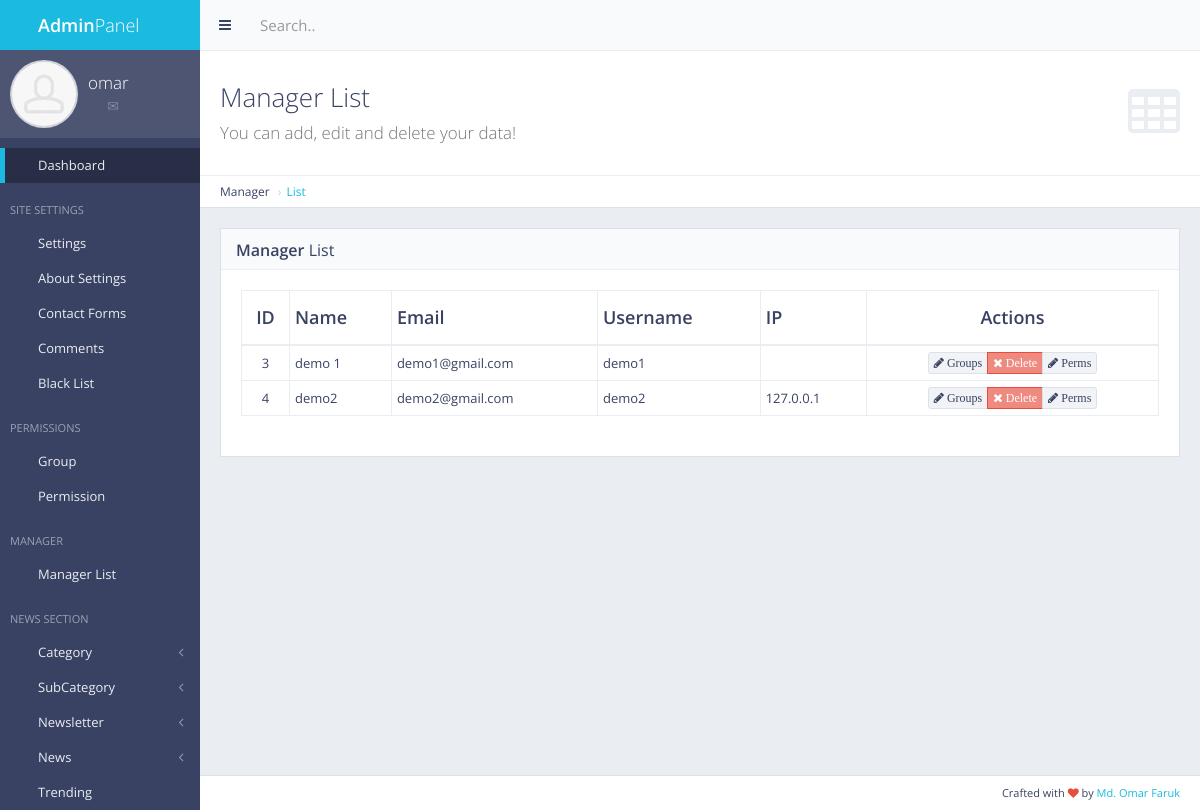
Page /panel/manager/list/ (signed in) on the committed database.
### manager/models.py (models this page shows, shortened)
class Manager(models.Model):
    name = models.CharField(max_length=50)
    utxt = models.TextField()  ## utxt for username
    email = models.TextField(default="")
    ip = models.TextField(default="") # Get User IP Address
    country = models.TextField(default="") # Get User Location

### manager/views.py (the view)
# urls.py: url(r'^panel/manager/list/$', views.manager_list, name='manager_list'),   ## Manager List in Admin Panel
def manager_list(request):
    if not request.user.is_authenticated:
        return redirect('mylogin')   # when user is not logged in, it will take you the login page(mylogin)
    perm = 0
    for i in request.user.groups.all() :
        if i.name == "masteruser" : perm = 1
    if perm == 0 :
        error = "Access Denied"
        return render(request, 'back/error.html', {'error':error})
    manager = Manager.objects.all().exclude(utxt="omar") ## utx means username.which utxt is excluded,it won't show on manager list in panel,
    return render(request, 'back/manager_list.html', {'manager':manager})

### main/templatetags/extra_auth.py (called while the page is built)
@register.filter(name='has_group')
def has_group(user, group_name):
    return user.groups.filter(name=group_name).exists()

### main/templates/back/manager_list.html (shortened to what this page needs)
{% extends 'back/master.html' %}
{% load static %}
{% block mainblock %}
<div class="content-header">
    <div class="header-section">
        <h1>
            <i class="fa fa-table"></i>Manager List<br><small>You can add, edit and delete your data!</small>
        </h1>
    </div>
</div>
<ul class="breadcrumb breadcrumb-top">
    <li>Manager</li>
    <li><a href="/panel/manager/list">List</a></li>
</ul>
<div class="block full">
    <div class="block-title">
        <h2><strong>Manager</strong> List</h2>
    </div>
    <div class="table-responsive">
        <table id="example-datatable" class="table table-vcenter table-condensed table-bordered">
            <thead>
                <tr>
                    <th class="text-center">ID</th>
                    <th>Name</th>
                    <th>Email</th>
                    <th>Username</th>
                    <th>IP</th>
                    <th class="text-center">Actions</th>
                </tr>
            </thead>
            <tbody>
                {% for cc in manager %}
                <tr>
                    <td class="text-center">{{ cc.pk }}</td>
                    <td>{{ cc.name }}</td>
                    <td>{{ cc.email }}</td>
                    <td>{{ cc.utxt }}
                    <td>{{ cc.ip }}
                    <td class="text-center">
                        <div class="btn-group">
                            <a href="{% url 'users_groups' pk=cc.pk %}" data-toggle="tooltip" title="Groups" class="btn btn-xs btn-default"><i class="fa fa-pencil"> Groups</i></a>
                            <a href="{% url 'manager_del' pk=cc.pk %}" data-toggle="tooltip" title="Delete" class="btn btn-xs btn-danger"><i class="fa fa-times"> Delete</i></a>
                            <a href="{% url 'users_perms' pk=cc.pk %}" data-toggle="tooltip" title="Groups" class="btn btn-xs btn-default"><i class="fa fa-pencil"> Perms</i></a>
                        </div>
                    </td>
                </tr>
                {% endfor %}
            </tbody>
        </table>
    </div>
</div>
{% endblock %}

### main/templates/back/master.html (shortened to what this page needs)
{% load static %}
{% load extra_auth %}
{% if user.is_authenticated %}
<!DOCTYPE html>
 <html class="no-js" lang="en">
    <head>
        <link rel="stylesheet" href="{% static 'back/css/bootstrap.min.css' %}">
        <link rel="stylesheet" href="{% static 'back/css/plugins.css' %}">
        <link rel="stylesheet" href="{% static 'back/css/main.css' %}">
        <link rel="stylesheet" href="{% static 'back/css/themes.css' %}">
    </head>
    <body>
        <div id="page-wrapper">
            <div id="page-container" class="sidebar-partial sidebar-visible-lg sidebar-no-animations">
                <div id="sidebar">
                    <div id="sidebar-scroll">
                        <div class="sidebar-content">
                            <a href="/panel" class="sidebar-brand">
                                <i class="gi gi-flash"></i><span class="sidebar-nav-mini-hide"><strong>Admin</strong>Panel</span>
                            </a>
                            <div class="sidebar-section sidebar-user clearfix sidebar-nav-mini-hide">
                                <div class="sidebar-user-avatar">
                                    <a href="page_ready_user_profile.html">
                                        <img src="{% static 'back/img/placeholders/avatars/avatar2.jpg' %}" alt="avatar">
                                    </a>
                                </div>
                                <div class="sidebar-user-name">{{ request.user }}</div>
                                <div class="sidebar-user-links">
                                    <a href="page_ready_user_profile.html" data-toggle="tooltip" data-placement="bottom" title="Profile"><i class="gi gi-user"></i></a>
                                    <a href="page_ready_inbox.html" data-toggle="tooltip" data-placement="bottom" title="Messages"><i class="gi gi-envelope"></i></a>
                                    <a href="/panel/change/pass/" class="enable-tooltip" data-placement="bottom" title="Settings" ><i class="gi gi-cogwheel"></i></a>
                                    <a href="/logout" data-toggle="tooltip" data-placement="bottom" title="Logout"><i class="gi gi-exit"></i></a>
                                </div>
                            </div>
                        <ul class="sidebar-nav">
                            {% if perms.main.master_user %}
                            <li>
                                <a href="/panel" class=" active"><i class="gi gi-stopwatch sidebar-nav-icon"></i><span class="sidebar-nav-mini-hide">Dashboard</span></a>
                            </li>
                            {% endif %}
                {% if request.user|has_group:"masteruser" %}
                            <li class="sidebar-header">
                                <span class="sidebar-header-options clearfix"><a href="javascript:void(0)" data-toggle="tooltip" title="Quick Settings"><i class="gi gi-settings"></i></a></span>
                                <span class="sidebar-header-title">Site Settings</span>
                            </li>
                                <li>
                                    <a href="/panel/setting/" class=""><i class="gi gi-show_big_thumbnails sidebar-nav-icon"></i><span class="sidebar-nav-mini-hide">Settings</span></a>
                                </li>
                                <li>
                                    <a href="/panel/about/setting/" class=""><i class="gi gi-show_big_thumbnails sidebar-nav-icon"></i><span class="sidebar-nav-mini-hide">About Settings</span></a>
                                </li>
                                <li>
                                    <a href="/panel/contactform/" class=""><i class="gi gi-show_big_thumbnails sidebar-nav-icon"></i><span class="sidebar-nav-mini-hide">Contact Forms</span></a>
                                </li>
                            <li>
                                <a href="/comments/list/" class=""><i class="gi gi-show_big_thumbnails sidebar-nav-icon"></i><span class="sidebar-nav-mini-hide">Comments</span></a>
                            </li>
                        <li>
                            <a href="/blacklist/" class=""><i class="gi gi-show_big_thumbnails sidebar-nav-icon"></i><span class="sidebar-nav-mini-hide">Black List</span></a>
                        </li>
                <li class="sidebar-header">
                    <span class="sidebar-header-options clearfix"><a href="javascript:void(0)" data-toggle="tooltip" title="Quick Settings"><i class="gi gi-settings"></i></a></span>
                    <span class="sidebar-header-title">Permissions</span>
                </li>
                    <li>
                        <a href="/panel/manager/group/" class=""><i class="gi gi-show_big_thumbnails sidebar-nav-icon"></i><span class="sidebar-nav-mini-hide">Group</span></a>
                    </li>
                    <li>
                        <a href="/panel/manager/perms/" class=""><i class="gi gi-show_big_thumbnails sidebar-nav-icon"></i><span class="sidebar-nav-mini-hide">Permission</span></a>
                    </li>
                    <li class="sidebar-header">
                        <span class="sidebar-header-options clearfix"><a href="javascript:void(0)" data-toggle="tooltip" title="Quick Settings"><i class="gi gi-settings"></i></a></span>
                        <span class="sidebar-header-title">Manager</span>
                    </li>
                        <li>
                            <a href="/panel/manager/list/" class=""><i class="gi gi-show_big_thumbnails sidebar-nav-icon"></i><span class="sidebar-nav-mini-hide">Manager List</span></a>
                        </li>
                {% endif %}
                        <li class="sidebar-header">
                            <span class="sidebar-header-options clearfix"><a href="javascript:void(0)" data-toggle="tooltip" title="Quick Settings"><i class="gi gi-settings"></i></a></span>
                            <span class="sidebar-header-title">News Section</span>
                        </li>
                {% if request.user|has_group:"masteruser" %}
                        <li>
                            <a href="#" class="sidebar-nav-menu"><i class="fa fa-angle-left sidebar-nav-indicator sidebar-nav-mini-hide"></i><i class="gi gi-show_big_thumbnails sidebar-nav-icon"></i><span class="sidebar-nav-mini-hide">Category</span></a>
                        </li>
                        <li>
                            <a href="#" class="sidebar-nav-menu"><i class="fa fa-angle-left sidebar-nav-indicator sidebar-nav-mini-hide"></i><i class="gi gi-show_big_thumbnails sidebar-nav-icon"></i><span class="sidebar-nav-mini-hide">SubCategory</span></a>
                        </li>
                    <li>
                        <a href="#" class="sidebar-nav-menu"><i class="fa fa-angle-left sidebar-nav-indicator sidebar-nav-mini-hide"></i><i class="gi gi-show_big_thumbnails sidebar-nav-icon"></i><span class="sidebar-nav-mini-hide">Newsletter</span></a>
                    </li>
                {% endif %}
                                <li>
                                    <a href="#" class="sidebar-nav-menu"><i class="fa fa-angle-left sidebar-nav-indicator sidebar-nav-mini-hide"></i><i class="gi gi-show_big_thumbnails sidebar-nav-icon"></i><span class="sidebar-nav-mini-hide">News</span></a>
                                </li>
                {% if request.user|has_group:"masteruser" %}
                            <li>
                                <a href="/panel/trending/" class=""><i class="gi gi-show_big_thumbnails sidebar-nav-icon"></i><span class="sidebar-nav-mini-hide">Trending</span></a>
                            </li>
                {% endif %}
                            </ul>
                        </div>
                    </div>
                </div>
                <div id="main-container">
                    <header class="navbar navbar-default">
                        <ul class="nav navbar-nav-custom">
                            <li>
                                <a href="javascript:void(0)" onclick="App.sidebar('toggle-sidebar');this.blur();">
                                    <i class="fa fa-bars fa-fw"></i>
                                </a>
                            </li>
                        </ul>
                        <form action="page_ready_search_results.html" method="post" class="navbar-form-custom">
                            <div class="form-group">
                                <input type="text" id="top-search" name="top-search" class="form-control" placeholder="Search..">
                            </div>
                        </form>
                    </header>
                    <div id="page-content">
                    {% block mainblock %}
                    {% endblock %}
                    </div>
                    <footer class="clearfix">
                        <div class="pull-right">
                            Crafted with <i class="fa fa-heart text-danger"></i> by <a href="" target="_blank">Md. Omar Faruk</a>
                        </div>
                    </footer>
                </div>
            </div>
        </div>
    </body>
</html>
{% else %}
Please Login
{% endif %}

### rows in the picture
Manager: pk "3", name "demo 1", email "demo1@gmail.com", utxt "demo1"
Manager: pk "4", name "demo2", email "demo2@gmail.com", utxt "demo2", ip "127.0.0.1"

### other values in the picture
{{ request.user }} "omar"
